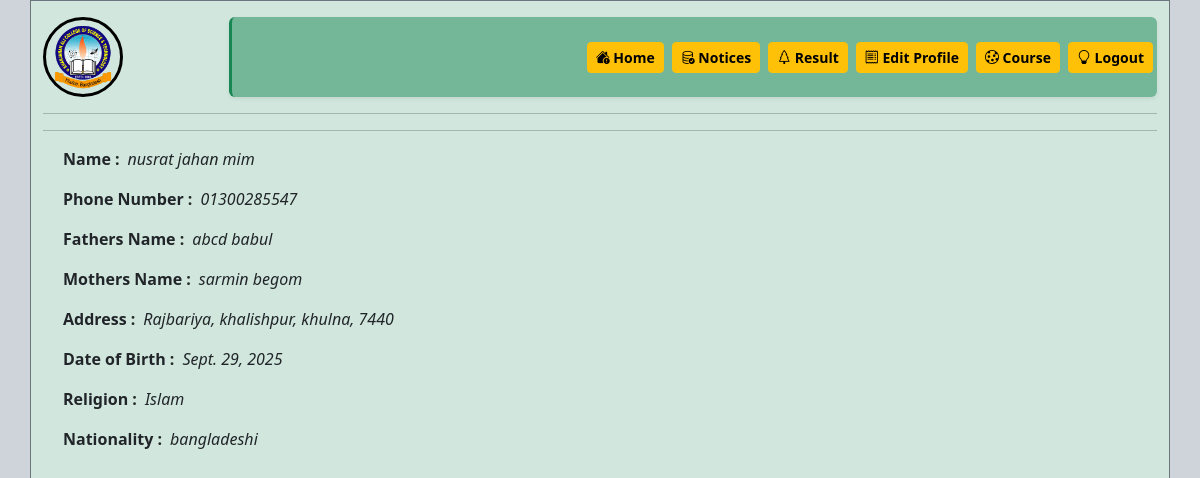
Screenshot of /profile/18/ with the database file from the repository.
### EMS/models.py (models this page shows, shortened)
class Student(models.Model):
    student_bangla_name = models.CharField(max_length=50, null=True, blank=True)
    student_name = models.CharField(max_length=50, null=True, blank=True)
    email = models.EmailField( null=True, blank=True)
    student_phone_number = models.CharField(max_length=15, null=True, blank=True)
    fathers_name = models.CharField(max_length=50, null=True, blank=True)
    fathers_phone_number = models.CharField(max_length=15, null=True, blank=True)
    mothers_name = models.CharField(max_length=50, null=True, blank=True)
    mothers_phone_number = models.CharField(max_length=15, null=True, blank=True)
    address = models.CharField(max_length=100, null=True, blank=True)
    post_office = models.CharField(max_length=50, null=True, blank=True)
    word = models.CharField(max_length=30, null=True, blank=True)
    post_code = models.CharField(max_length=10, null=True, blank=True)
    thana = models.CharField(max_length=30, null=True, blank=True)
    district = models.CharField(max_length=30, null=True, blank=True)
    nationality = models.CharField(max_length=30, null=True, blank=True)
    date_of_birth = models.DateField(null=True, blank=True)
    religion = models.CharField(max_length=30, null=True, blank=True)
    examination = models.CharField(max_length=30, null=True, blank=True)
    group = models.CharField(max_length=30, null=True, blank=True)
    regi_no = models.CharField(max_length=20, null=True, blank=True)
    board = models.CharField(max_length=30, null=True, blank=True)
    exam_year = models.CharField(max_length=10, null=True, blank=True)
    gpa = models.CharField(max_length=10, null=True, blank=True)
    department = models.ForeignKey(Department, on_delete=models.CASCADE, related_name="students")
    session = models.CharField(max_length=20, null=True, blank=True)
    student_photo = models.ImageField(upload_to='images/student_photo/', default="images/student_photo/server4.webp", null=True, blank=True)
    roll = models.IntegerField(default=0, null=True, blank=True)
    HonorsRegisterNO = models.IntegerField( default=0,null=True,blank=True)
    total_cgpa = models.FloatField(default=0.0,null=True,blank=True)
    approved_at = models.DateTimeField(default=timezone.now, null=True, blank=True)
    class Meta:
        verbose_name_plural = "Students"

### EMS/views.py (the view)
# urls.py: path('profile/<int:id>/', views.profile, name='profile'),
def profile(request,id):
  student_id = Student.objects.get(id=id)
  return render(request,'profile.html',{'student':student_id})

### EMS/templates/profile.html (shortened to what this page needs)
<!DOCTYPE html>
{% load static %}
<html lang="en">
<head>
  <link href="https://cdn.jsdelivr.net/npm/bootstrap@5.3.3/dist/css/bootstrap.min.css" rel="stylesheet">
  <link href="https://cdn.jsdelivr.net/npm/bootstrap-icons@1.11.3/font/bootstrap-icons.css" rel="stylesheet">
  <link rel="stylesheet" href="{% static 'css/profile.css' %}">
</head>
<body class=" bg-dark-subtle">
<div class=" container min-vh-100 bg-success-subtle border border-secondary">
    <div class=" d-md-flex mt-md-3">
      <div class=" col-2 d-grid d-md-flex ">
        {% if student.student_photo %}
        <a href="{% url 'edit' student.id %}">
          <img class=" object-fit-cover border border-3 border-black rounded-circle profile_pic" src="{{student.student_photo.url}}" alt="profile picture " >
          {% else %}
          <img class=" object-fit-cover border border-3 border-black rounded-circle profile_pic" src="{% static 'images/logokacst.png' %}" alt="defult picture " >
        {% endif %}
      </div>
      <div class=" d-none d-md-flex justify-content-end gap-md-2 align-items-center col-md-10 bg-success bg-opacity-50 rounded border-start border-3 border-success shadow-sm sticky-top ">
        <a class=" btn btn-warning btn-sm fw-semibold" href="{% url 'home'%}">
          <i class=" bi bi-house-exclamation-fill text-black"></i>
          Home
        </a>
        <a class=" btn btn-warning btn-sm fw-semibold" href="{% url 'result' student.id %}">
          <i class=" bi bi-database-check text-black"></i>
          Notices
        </a>
        <a class=" btn btn-warning btn-sm fw-semibold" href="{% url 'result' student.id %}">
          <i class=" bi bi-tree text-black"></i>
          Result
        </a>
        <a class=" btn btn-warning btn-sm fw-semibold" href="{% url 'edit' student.id %}">
          <i class=" bi bi-receipt text-black"></i>
          Edit Profile
        </a>
        <a class=" btn btn-warning btn-sm fw-semibold" href="{% url 'result' student.id %}">
          <i class=" bi bi-cookie text-black"></i>
          Course
        </a>
        <a class=" btn btn-warning btn-sm fw-semibold me-1" href="{% url 'logout' %}">
          <i class=" bi  bi-lightbulb text-black"></i>
          Logout
        </a>
      </div>
    </div>
    <hr class=" text-dark">
    <hr class=" text-dark">
    <div class=" row mt-md-2 ms-md-2">
      <div class=" col-md-8">
        <div class=" d-flex">
          <p class="fw-semibold me-2">Name :</p>
          <p class=" fst-italic">{{ student.student_name}}</p>
        </div>
        <div class=" d-flex">
          <p class="fw-semibold me-2">Phone Number :</p>
          <p class=" fst-italic">{{ student.student_phone_number}}</p>
        </div>
        <div class=" d-flex">
          <p class="fw-semibold me-2">Fathers Name :</p>
          <p class=" fst-italic">{{ student.fathers_name}}</p>
        </div>
        <div class=" d-flex">
          <p class="fw-semibold me-2">Mothers Name :</p>
          <p class=" fst-italic">{{ student.mothers_name}}</p>
        </div>
        <div class=" d-flex">
          <p class="fw-semibold me-2">Address :</p>
          <p class=" fst-italic">{{ student.address}}, {{student.thana}}, {{student.district}}, {{student.post_code}}</p>
        </div>
        <div class=" d-flex">
          <p class="fw-semibold me-2">Date of Birth :</p>
          <p class=" fst-italic">{{ student.date_of_birth}}</p>
        </div>
        <div class=" d-flex">
          <p class="fw-semibold me-2">Religion :</p>
          <p class=" fst-italic">{{ student.religion}}</p>
        </div>
        <div class=" d-flex">
          <p class="fw-semibold me-2">Nationality :</p>
          <p class=" fst-italic">{{ student.nationality}}</p>
        </div>
      </div>
    </div>
  </div>
</body>
</html>

### static/css/profile.css (style rules this page uses)
.profile_pic { width: 80px; height: 80px; }

### rows the page displays
Student: student_name "nusrat jahan mim", student_phone_number "01300285547", fathers_name "abcd babul", mothers_name "sarmin begom", address "Rajbariya", thana "khalishpur", district "khulna", post_code "7440", date_of_birth "Sept. 29, 2025", religion "Islam", nationality "bangladeshi"
